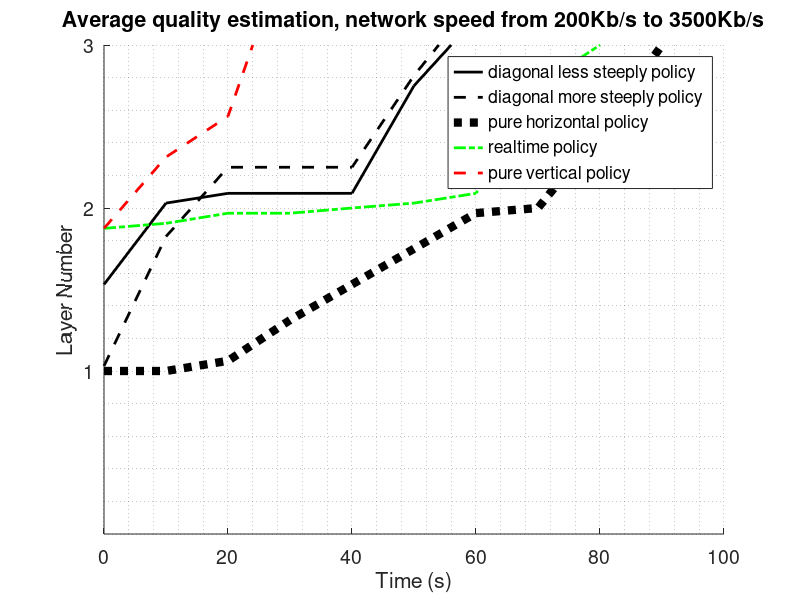

The MATLAB script that drew this image:
clear all;
close all;

%%
%plot(X,Y);

%time
time_slot_less=[ 0 10 20 30 40 50 56];
time_slot_more=[ 0 10 20 30 40 50 54 ];
time_slot_realtime=[ 0 10 20 30 40 50 60 70 80];
time_slot_vertical=[ 0 10 20 24];
time_slot_horizontal=[0 10 20 30 40 50 60 70 80 90];


% average quality diagonal less steeplty 
y_diag_less=[1.531 2.03 2.09 2.09 2.09 2.75 3 ];

% average quality diagonal more steeplty 
y_diag_more=[ 1.031 1.825 2.25 2.25 2.25 2.8125 3 ];

% average quality pure horizontal
y_horizontal=[ 1 1 1.0625 1.3125 1.53125 1.75 1.96875 2 2.468 3 ];

% average quality real time
y_realtime=[ 1.875 1.906 1.968 1.968 2 2.03 2.09 2.75 3 ];

% average quality real time
y_vertical=[ 1.875 2.3125 2.5625 3];

hold on

line(time_slot_less,y_diag_less, 'LineStyle','-','Linewidth',2,'Color',[0 0 0]);
line(time_slot_more,y_diag_more, 'LineStyle','--','Linewidth',2,'Color',[0 0 0]);
line(time_slot_horizontal,y_horizontal,'LineStyle',':','Linewidth',6,'Color',[0 0 0]);
line(time_slot_realtime,y_realtime, 'LineStyle','-.','Linewidth',2,'Color',[0 1 0]);
line(time_slot_vertical,y_vertical, 'LineStyle','--','Linewidth',2,'Color',[1 0 0]);


%line(x_4,y_4,'Color','k','Linewidth',2);
ylim([0 3])
title('Average quality estimation, network speed from 200Kb/s to 3500Kb/s', 'FontSize', 14);
xlabel('Time (s)', 'FontSize', 14);
ylabel('Layer Number', 'FontSize', 14);
set(gca,'ytick', [1 2 3 4]);
set(gca,'fontsize',14);
legend('diagonal less steeply policy','diagonal more steeply policy','pure horizontal policy','realtime policy', 'pure vertical policy');

grid minor;

%%
